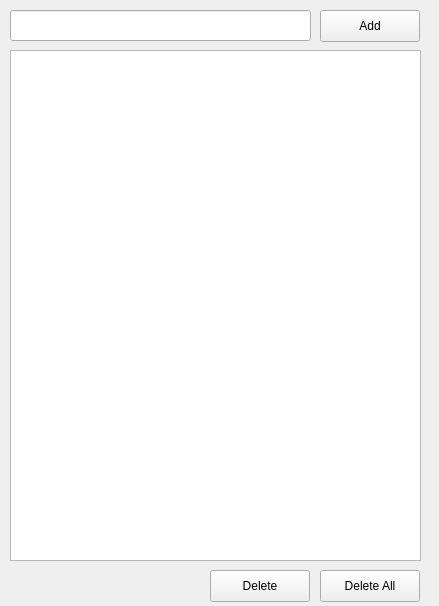
<?xml version="1.0" encoding="UTF-8"?>
<ui version="4.0">
 <class>MainWindow</class>
 <widget class="QMainWindow" name="MainWindow">
  <property name="geometry">
   <rect>
    <x>0</x>
    <y>0</y>
    <width>439</width>
    <height>606</height>
   </rect>
  </property>
  <property name="windowTitle">
   <string>MainWindow</string>
  </property>
  <widget class="QWidget" name="centralwidget">
   <widget class="QLineEdit" name="userText">
    <property name="geometry">
     <rect>
      <x>10</x>
      <y>10</y>
      <width>301</width>
      <height>31</height>
     </rect>
    </property>
   </widget>
   <widget class="QPushButton" name="addButton">
    <property name="geometry">
     <rect>
      <x>320</x>
      <y>10</y>
      <width>100</width>
      <height>32</height>
     </rect>
    </property>
    <property name="text">
     <string>Add</string>
    </property>
   </widget>
   <widget class="QListWidget" name="listWidget">
    <property name="geometry">
     <rect>
      <x>10</x>
      <y>50</y>
      <width>411</width>
      <height>511</height>
     </rect>
    </property>
   </widget>
   <widget class="QPushButton" name="deleteButton">
    <property name="geometry">
     <rect>
      <x>210</x>
      <y>570</y>
      <width>100</width>
      <height>32</height>
     </rect>
    </property>
    <property name="text">
     <string>Delete</string>
    </property>
   </widget>
   <widget class="QPushButton" name="deleteAllButton">
    <property name="geometry">
     <rect>
      <x>320</x>
      <y>570</y>
      <width>100</width>
      <height>32</height>
     </rect>
    </property>
    <property name="text">
     <string>Delete All</string>
    </property>
   </widget>
  </widget>
 </widget>
 <resources/>
 <connections/>
</ui>
